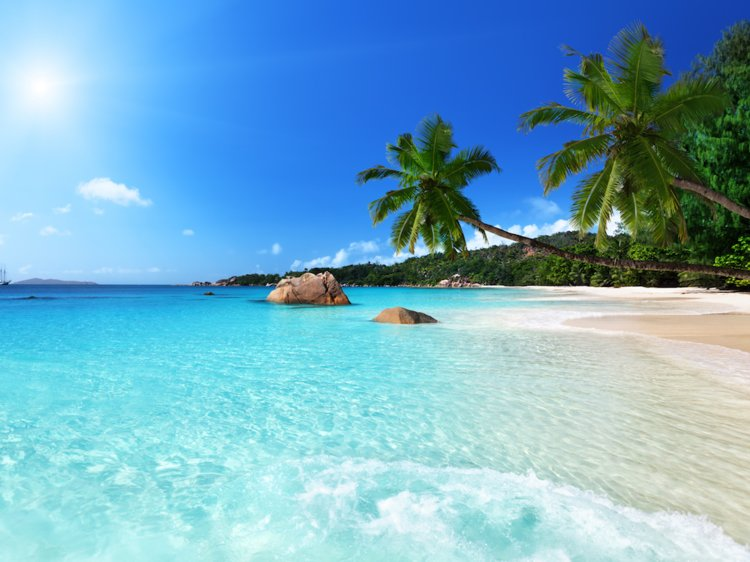
#> input picture Aakash Old Python Files/beachphoto.jpg, 750 x 562 px
$ jupyter execute 'OpenCv(Image_Classification).ipynb'
#> lines starting #> are read from the running program, lines starting #| are printed output that depends on the picture
[cell 1]
from PIL import Image

[cell 2]
image1 = Image.open("beachphoto.jpg")
#> image1 is the input picture: PIL image 750x562 RGB; mean R, G, B 118.6, 173.8, 198.6
image2 = Image.open("beachphoto.jpg").convert("L")
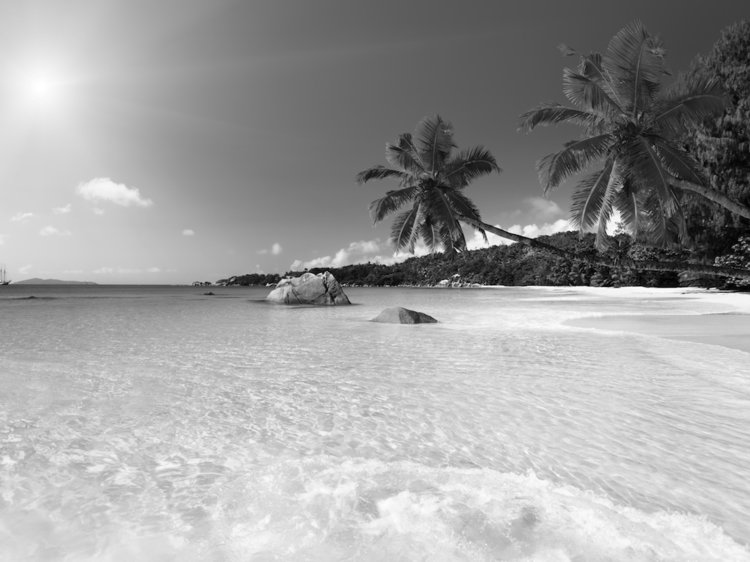
#> image2: PIL image 750x562 L; min 0, max 255, mean 160.1

[cell 3]
image1.resize((128,128))
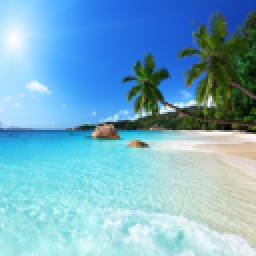
#> Out: PIL image 128x128 RGB (shown 2 times larger); mean R, G, B 118.6, 173.8, 198.6

[cell 4]
image1.crop((100,100,400,400))
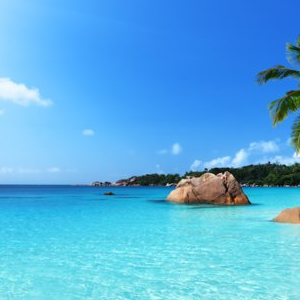
#> Out: PIL image 300x300 RGB; mean R, G, B 88.1, 175, 226.4

[cell 5]
image1.crop((100,100,400,400)).transpose(Image.ROTATE_90)
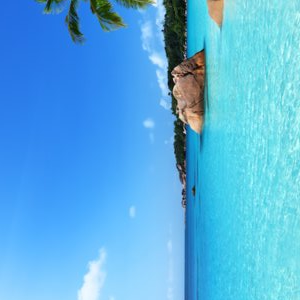
#> Out: PIL image 300x300 RGB; mean R, G, B 88.1, 175, 226.4

[cell 6]
image1.rotate(360)

[cell 7]
from pylab import *

[cell 8]
image = array(Image.open("beachphoto.jpg"))

[cell 9]
imshow(image)

[cell 10]
x = [100,100,400,400]
y = [200,500,200,500]
plot(x,y,'r*')
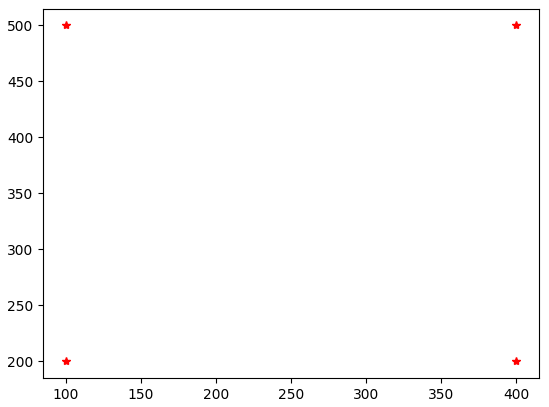
#> figure drawn by matplotlib, 1 panel

[cell 11]
plot(x[:2],y[:2])
